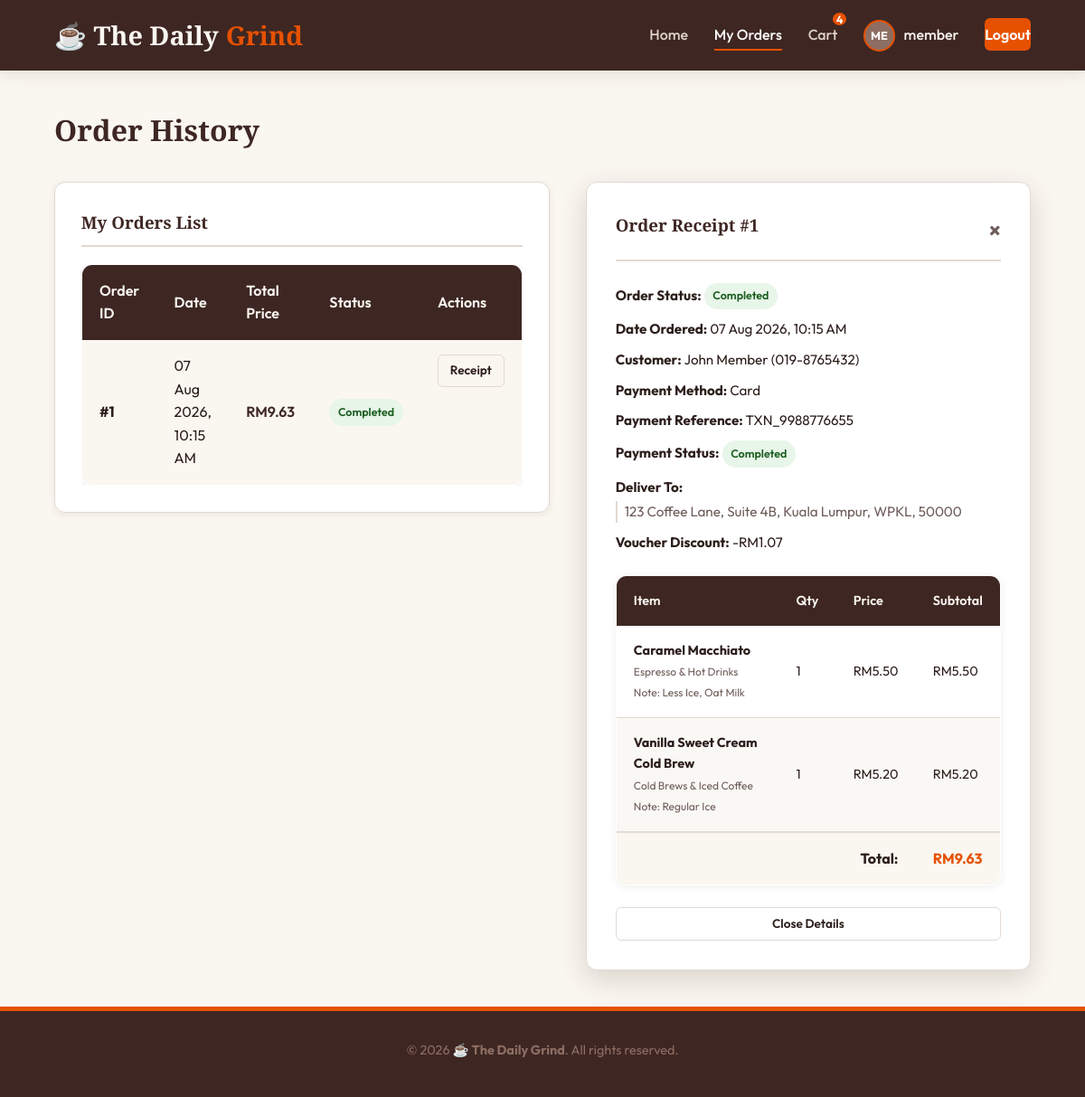
The app's page /orders.php?detail_id=1 (signed in), older data.
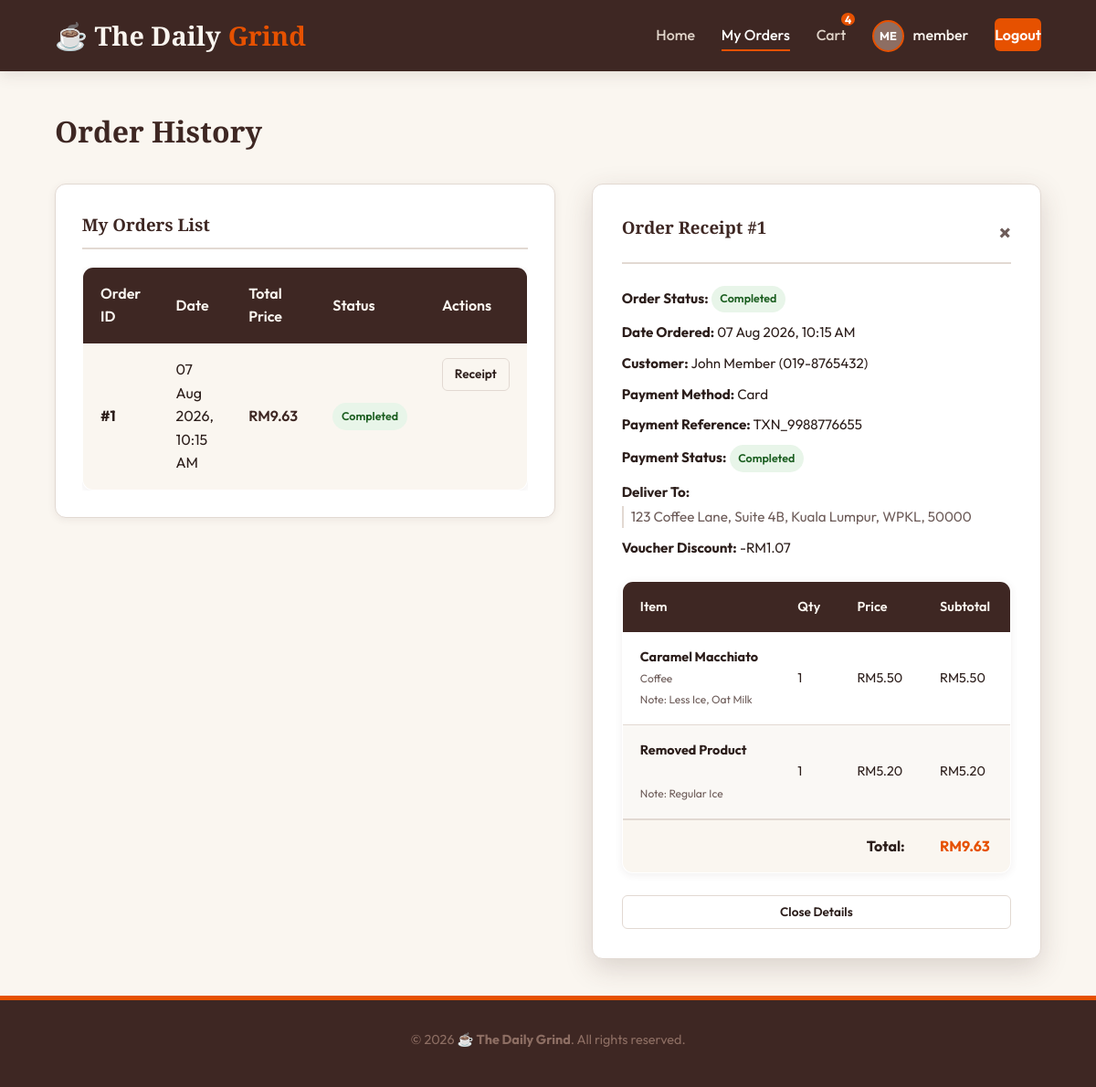
The same page, newer data.
### tables this page shows
CREATE TABLE `order_items` (
  `id` INT AUTO_INCREMENT PRIMARY KEY,
  `order_id` INT NOT NULL,
  `product_id` INT DEFAULT NULL,
  `price` DECIMAL(10, 2) NOT NULL,
  `quantity` INT NOT NULL,
  `customization` VARCHAR(255) DEFAULT NULL,
  `options_summary` VARCHAR(500) DEFAULT NULL,
  FOREIGN KEY (`order_id`) REFERENCES `orders` (`id`) ON DELETE CASCADE,
  FOREIGN KEY (`product_id`) REFERENCES `products` (`id`) ON DELETE SET NULL
);

CREATE TABLE `categories` (
  `id` INT AUTO_INCREMENT PRIMARY KEY,
  `name` VARCHAR(50) NOT NULL UNIQUE,
  `description` TEXT DEFAULT NULL
);

CREATE TABLE `products` (
  `id` INT AUTO_INCREMENT PRIMARY KEY,
  `category_id` INT DEFAULT NULL,
  `name` VARCHAR(100) NOT NULL,
  `description` TEXT DEFAULT NULL,
  `price` DECIMAL(10, 2) NOT NULL,
  `stock` INT UNSIGNED DEFAULT 0,
  `created_at` TIMESTAMP DEFAULT CURRENT_TIMESTAMP,
  FOREIGN KEY (`category_id`) REFERENCES `categories` (`id`) ON DELETE SET NULL,
  INDEX `idx_products_name` (`name`)
);

### orders.php (the view, shortened to what the changed rows need)
<?php
require_once __DIR__ . '/includes/header.php';
$user_id = $_SESSION['user_id'];
$stmt = $pdo->prepare("SELECT * FROM orders WHERE user_id = ? ORDER BY order_date DESC");
$stmt->execute([$user_id]);
$orders = $stmt->fetchAll();
$expand_order_id = isset($_GET['detail_id']) ? intval($_GET['detail_id']) : 0;
$expand_order = null;
$expand_items = [];
if ($expand_order_id > 0) {
    $stmt = $pdo->prepare("SELECT * FROM orders WHERE id = ? AND user_id = ?");
    $stmt->execute([$expand_order_id, $user_id]);
    $expand_order = $stmt->fetch();
    if ($expand_order) {
        $stmt = $pdo->prepare("SELECT oi.quantity, oi.price as checkout_price, oi.customization, p.name, p.id as product_id, cat.name as category_name,
                               (SELECT image_path FROM product_images WHERE product_id = p.id ORDER BY is_primary DESC, id ASC LIMIT 1) as primary_image
                               FROM order_items oi
                               LEFT JOIN products p ON oi.product_id = p.id
                               LEFT JOIN categories cat ON p.category_id = cat.id
                               WHERE oi.order_id = ?");
        $stmt->execute([$expand_order_id]);
        $expand_items = $stmt->fetchAll();
    }
}
?>
<h1 style="margin-bottom: 2rem;">Order History</h1>
<?php if (empty($orders)): ?>
    <div class="alert alert-warning" style="text-align: center; padding: 3rem;">
        <p style="font-size: 1.1rem; margin-bottom: 1rem;">You have not placed any orders yet.</p>
        <a href="index.php" class="btn btn-accent">Order Your First Coffee</a>
    </div>
<?php else: ?>
    <div style="display: grid; grid-template-columns: <?= ($expand_order) ? '1.1fr 1fr' : '1fr' ?>; gap: 2.5rem; align-items: start;">
        <section class="admin-panel">
            <div class="table-responsive">
                <table class="table">
                    <thead>
                        <tr>
                            <th>Order ID</th>
                            <th>Date</th>
                            <th>Total Price</th>
                            <th>Status</th>
                            <th>Actions</th>
                        </tr>
                    </thead>
                </table>
            </div>
        </section>
        <?php if ($expand_order): ?>
            <section class="admin-panel dialog-container" style="margin-top: 0;">
                <table class="table" style="font-size: 0.9rem; margin-bottom: 1.5rem;">
                    <thead>
                        <tr>
                            <th>Item</th>
                            <th>Qty</th>
                            <th>Price</th>
                            <th>Subtotal</th>
                        </tr>
                    </thead>
                    <tbody>
                        <?php foreach ($expand_items as $item): ?>
                            <tr>
                                <td>
                                    <strong><?= htmlspecialchars($item['name'] ?? 'Removed Product') ?></strong><br>
                                    <span style="font-size: 0.75rem; color: var(--text-muted);"><?= htmlspecialchars($item['category_name'] ?? '') ?></span>
                                    <?php if (!empty($item['customization'])): ?>
                                        <br><span style="font-size: 0.75rem; color: var(--text-muted);">Note: <?= htmlspecialchars($item['customization']) ?></span>
                                    <?php endif; ?>
                                </td>
                                <td><?= $item['quantity'] ?></td>
                                <td>RM<?= number_format($item['checkout_price'], 2) ?></td>
                                <td>RM<?= number_format($item['checkout_price'] * $item['quantity'], 2) ?></td>
                            </tr>
                        <?php endforeach; ?>
                    </tbody>
                </table>
            </section>
        <?php endif; ?>
    </div>
<?php endif; ?>
<?php
require_once __DIR__ . '/includes/footer.php';
?>

Row changes from the older to the newer data that the page shows:
changed through a linked row, order_items "Less Ice, Oat Milk": categories.name "Espresso & Hot Drinks" → "Coffee"
changed order_items "Regular Ice": product.name "Vanilla Sweet Cream Cold Brew" → "Removed Product"; categories.name "Cold Brews & Iced Coffee" → (not shown)
